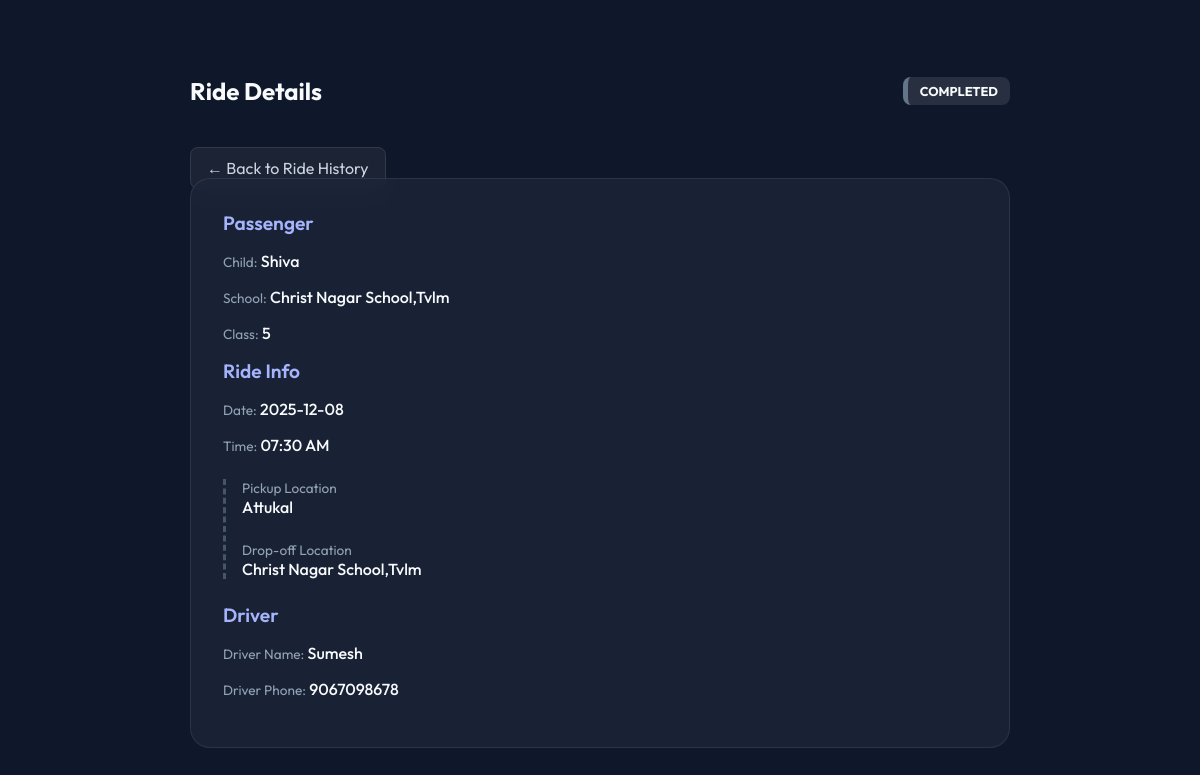
Screenshot of /parent/view_ride.php?id=1 (signed in) with the database file from the repository.
### tables this page shows
CREATE TABLE `rides` (
  `id` int(11) NOT NULL,
  `child_id` int(11) NOT NULL,
  `parent_id` int(11) NOT NULL,
  `driver_id` int(11) DEFAULT NULL,
  `pickup_location` text NOT NULL,
  `drop_location` text NOT NULL,
  `ride_date` date NOT NULL,
  `ride_time` time NOT NULL,
  `status` enum('requested','accepted','on_going','completed','cancelled') DEFAULT 'requested',
  `created_at` datetime DEFAULT NULL
);

CREATE TABLE `children` (
  `id` int(11) NOT NULL,
  `parent_id` int(11) NOT NULL,
  `name` varchar(100) NOT NULL,
  `school_name` varchar(150) DEFAULT NULL,
  `class` varchar(20) DEFAULT NULL
);

CREATE TABLE `users` (
  `id` int(11) NOT NULL,
  `name` varchar(100) NOT NULL,
  `email` varchar(150) NOT NULL,
  `password` varchar(255) NOT NULL,
  `role` enum('parent','driver','admin') NOT NULL,
  `phone` varchar(20) DEFAULT NULL,
  `created_at` datetime DEFAULT NULL
);

### parent/view_ride.php (the view, shortened to what this page needs)
<?php
require_once "../config/db.php";
$rideId = intval($_GET["id"]);
$stmtParent = $pdo->prepare("SELECT id FROM parents WHERE user_id=?");
$stmtParent->execute([$_SESSION["user_id"]]);
$parent = $stmtParent->fetch(PDO::FETCH_ASSOC);
$parentId = $parent["id"];
$stmt = $pdo->prepare("
    SELECT r.*,
           c.name AS child_name, c.school_name, c.class AS class_name,
           u.name AS driver_name, u.phone AS driver_phone,
           u2.name AS parent_name, u2.phone AS parent_phone
    FROM rides r
    JOIN children c ON r.child_id = c.id
    JOIN parents p ON r.parent_id = p.id
    JOIN users u2 ON p.user_id = u2.id
    LEFT JOIN drivers d ON r.driver_id = d.id
    LEFT JOIN users u ON d.user_id = u.id
    WHERE r.id=? AND r.parent_id=?
");
$stmt->execute([$rideId, $parentId]);
$ride = $stmt->fetch(PDO::FETCH_ASSOC);
?>
<!DOCTYPE html>
<html lang="en">
<head>
</head>
<body>
<div class="container">
    <div class="header">
        <h2>Ride Details</h2>
        <span class="status-badge"><?= strtoupper($ride["status"]) ?></span>
    </div>
    <a href="rides.php" class="btn-back">← Back to Ride History</a>
    <div class="ride-card">
        <div class="section-title">Passenger</div>
        <div class="info-row"><span class="label">Child:</span> <span class="value"><?= $ride["child_name"] ?></span></div>
        <div class="info-row"><span class="label">School:</span> <span class="value"><?= $ride["school_name"] ?></span></div>
        <div class="info-row"><span class="label">Class:</span> <span class="value"><?= $ride["class_name"] ?></span></div>
        <div class="section-title">Ride Info</div>
        <div class="info-row"><span class="label">Date:</span> <span class="value"><?= $ride["ride_date"] ?></span></div>
        <div class="info-row"><span class="label">Time:</span> <span class="value"><?= date("h:i A", strtotime($ride["ride_time"])) ?></span></div>
        <div class="route-box">
            <div class="route-point">
                <div class="label">Pickup Location</div>
                <div class="value"><?= $ride["pickup_location"] ?></div>
            </div>
            <div class="route-point">
                <div class="label">Drop-off Location</div>
                <div class="value"><?= $ride["drop_location"] ?></div>
            </div>
        </div>
        <div class="section-title">Driver</div>
        <?php if ($ride["driver_name"]): ?>
            <div class="info-row"><span class="label">Driver Name:</span> <span class="value"><?= $ride["driver_name"] ?></span></div>
            <div class="info-row"><span class="label">Driver Phone:</span> <span class="value"><?= $ride["driver_phone"] ?></span></div>
        <?php else: ?>
            <div class="value" style="opacity:0.6;">No driver assigned yet</div>
        <?php endif; ?>
    </div>
</div>
</body>
</html>

### rows the page displays
rides: status "COMPLETED", child.name "Shiva", child.school_name "Christ Nagar School,Tvlm", child.class "5", ride_date "2025-12-08", ride_time "07:30 AM", pickup_location "Attukal", drop_location "Christ Nagar School,Tvlm", users.name "Sumesh", users.phone "9067098678"
